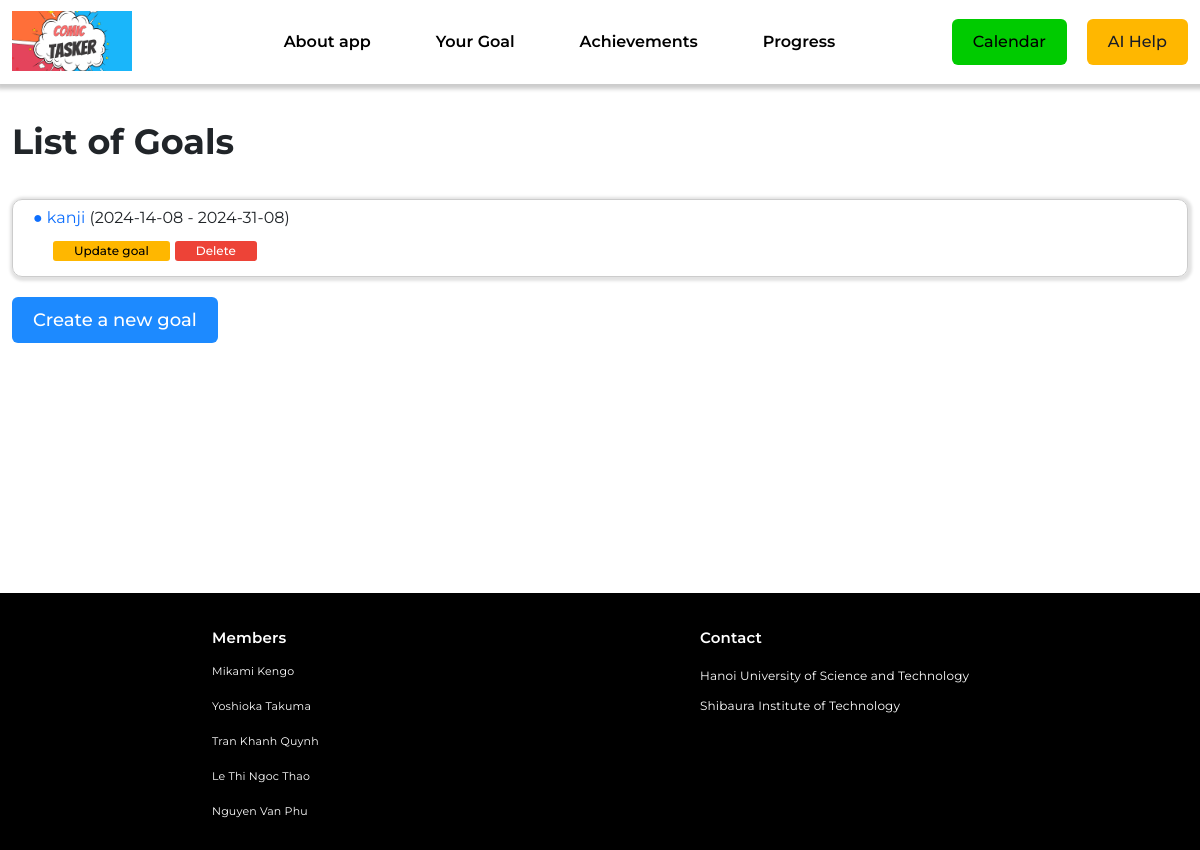
Page /goals/ on the earlier database version.
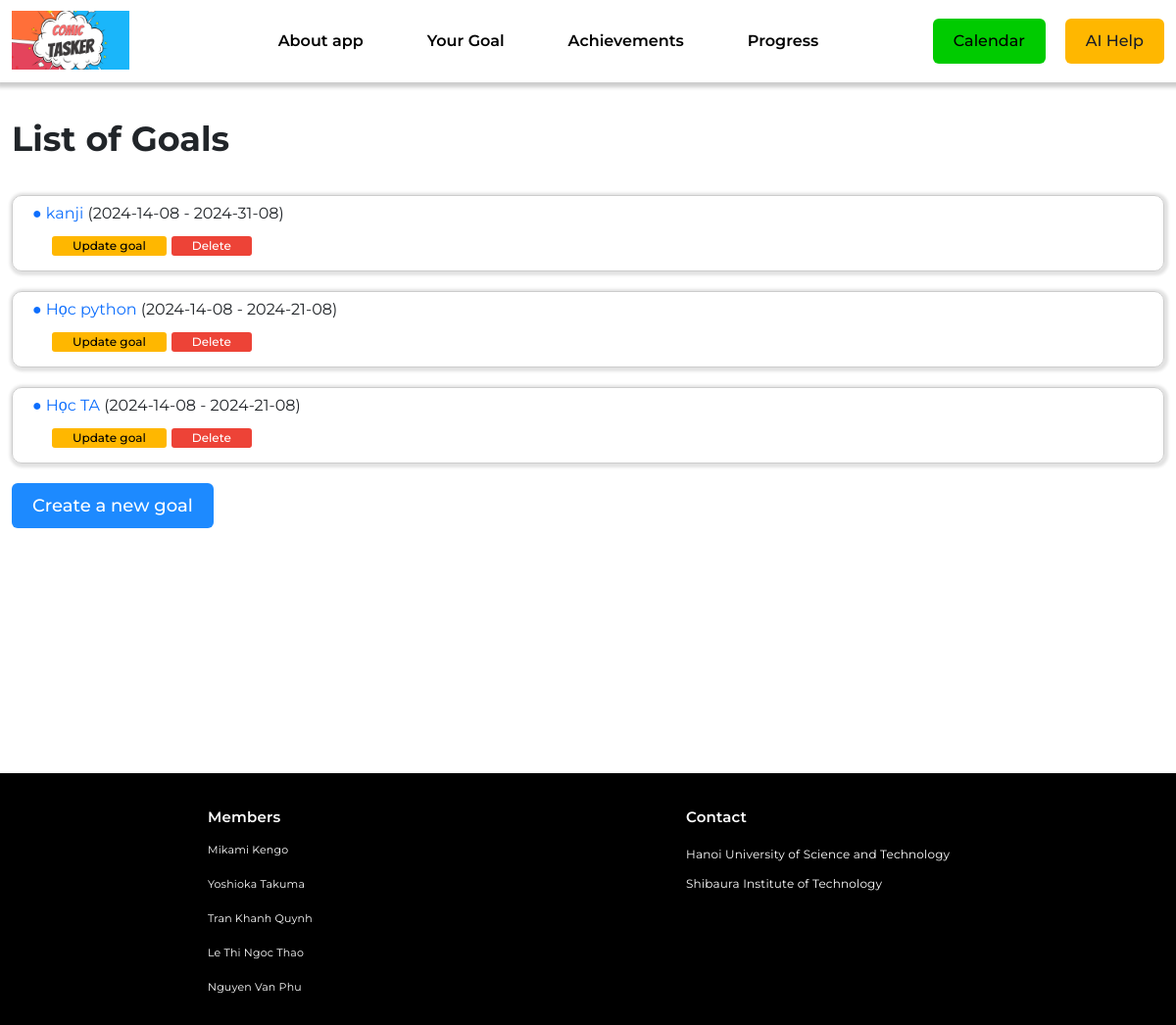
Same page on the later database version.
### goal/models.py (models this page shows, shortened)
class Goal(models.Model):
    goal_name = models.CharField(max_length=255)
    start_day = models.DateField()
    finish_day = models.DateField()
    number_of_task = models.IntegerField()
    ai_response = models.TextField(null=True, blank=True)

### goal/views.py (the view)
# urls.py: path('goals/', views.list_goals, name='list_goals'),
def list_goals(request):
    goals = Goal.objects.all()
    return render(request, 'list_goals.html', {
        'goals': goals
    })

### goal/templates/list_goals.html (shortened to what this page needs)
{% load static %}
<!DOCTYPE html>
<html lang="en">
    <head>
        <link
            href="https://cdn.jsdelivr.net/npm/bootstrap@5.3.3/dist/css/bootstrap.min.css"
            rel="stylesheet"
        />
        <link href="{% static 'app/css/reset.css' %}" rel="stylesheet" />
        <link href="{% static 'app/css/styles.css' %}" rel="stylesheet" />
        <link href="{% static 'app/css/header.css' %}" rel="stylesheet" />
        <link href="{% static 'app/css/buttons.css' %}" rel="stylesheet" />
        <link href="{% static 'app/css/footer.css' %}" rel="stylesheet" />
    </head>
    <body>
        <header id="header" class="header">
            {% include 'app/header.html' %}
        </header>
        <div class="container">
            <h1 class="title">List of Goals</h1>
            <ul class="goal-list">
                {% for goal in goals %}
                <div class="goal-detail">
                    <li class="goal-desc">
                        <a href="{% url 'view_ai_suggestion' goal.id %}">
                            ● {{ goal.goal_name }}</a
                        >
                        ({{ goal.start_day|date:"Y-d-m" }} -
                        {{goal.finish_day|date:"Y-d-m" }})
                        <div class="goal-button">
                            <button class="btn btn--primary btn-small">
                                <a
                                    href="{% url 'update_goals' goal.id %}"
                                    style="color: black"
                                    >Update goal</a
                                >
                            </button>
                            <form
                                method="post"
                                action="{% url 'delete_goals' goal.id %}"
                            >
                                <button
                                    type="submit"
                                    class="btn btn--danger btn-small"
                                >
                                    Delete
                                </button>
                            </form>
                        </div>
                    </li>
                </div>
                {% endfor %}
            </ul>
            <a href="{% url 'create_goal' %}"
                ><button
                    class="btn btn--next-page"
                    style="margin-bottom: 250px"
                >
                    Create a new goal
                </button></a
            >
        </div>
        <footer id="footer" class="footer footer-space">
            {% include 'app/footer.html' %}
        </footer>
    </body>
</html>

Differences in the rows shown:
added Goal: goal_name "Học python", start_day "2024-14-08", finish_day "2024-21-08"
added Goal: goal_name "Học TA", start_day "2024-14-08", finish_day "2024-21-08"
